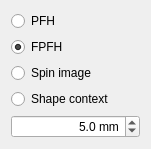
    <widget class="QWidget" name="layoutWidget_26">
     <property name="geometry">
      <rect>
       <x>20</x>
       <y>250</y>
       <width>151</width>
       <height>144</height>
      </rect>
     </property>
     <layout class="QVBoxLayout" name="verticalLayout_55">
      <item>
       <widget class="QRadioButton" name="radioButton_assemblyUI_featureMethod_PFH">
        <property name="text">
         <string>PFH</string>
        </property>
        <property name="checked">
         <bool>false</bool>
        </property>
        <property name="autoExclusive">
         <bool>true</bool>
        </property>
       </widget>
      </item>
      <item>
       <widget class="QRadioButton" name="radioButton_assemblyUI_featureMethod_FPFH">
        <property name="text">
         <string>FPFH</string>
        </property>
        <property name="checked">
         <bool>true</bool>
        </property>
        <property name="autoExclusive">
         <bool>true</bool>
        </property>
       </widget>
      </item>
      <item>
       <widget class="QRadioButton" name="radioButton_assemblyUI_featureMethod_spinImage">
        <property name="text">
         <string>Spin image</string>
        </property>
        <property name="checked">
         <bool>false</bool>
        </property>
        <property name="autoExclusive">
         <bool>true</bool>
        </property>
       </widget>
      </item>
      <item>
       <widget class="QRadioButton" name="radioButton_assemblyUI_featureMethod_shapeContext">
        <property name="text">
         <string>Shape context</string>
        </property>
        <property name="checked">
         <bool>false</bool>
        </property>
        <property name="autoExclusive">
         <bool>true</bool>
        </property>
       </widget>
      </item>
      <item>
       <widget class="QDoubleSpinBox" name="task_doubleSpinBox_featureVoxelDownsamplingSize">
        <property name="minimumSize">
         <size>
          <width>100</width>
          <height>0</height>
         </size>
        </property>
        <property name="alignment">
         <set>Qt::AlignRight|Qt::AlignTrailing|Qt::AlignVCenter</set>
        </property>
        <property name="suffix">
         <string> mm</string>
        </property>
        <property name="decimals">
         <number>1</number>
        </property>
        <property name="maximum">
         <double>50.000000000000000</double>
        </property>
        <property name="singleStep">
         <double>0.100000000000000</double>
        </property>
        <property name="value">
         <double>5.000000000000000</double>
        </property>
       </widget>
      </item>
     </layout>
    </widget>
